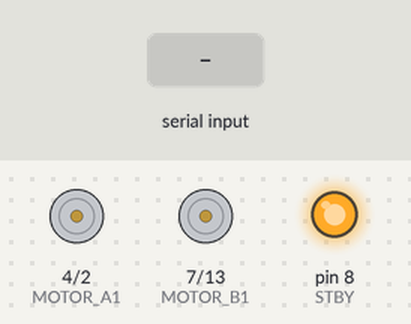
The sketch below on a simulated Arduino Uno, built with avr-gcc and run on an emulated ATmega328P. On the bench: motor-driver pin pairs drawn as motors (green arrow = first pin HIGH = forward, orange = second pin HIGH = backward, longer = more drive, scaled by the enable pin, stopped while the standby pin is LOW), output pins drawn as LEDs (lit = HIGH). Inputs (shaded band) come from the test bench. What the sketch prints to the serial monitor is not drawn.

Above: at 1.2 s.
1.3 s: "F,1\n" received over Serial
At 2.3 s:
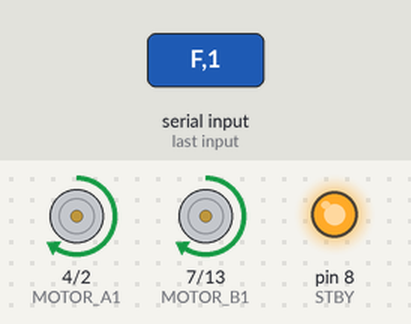
2.8 s: "B,1\n" received over Serial
At 3.5 s:
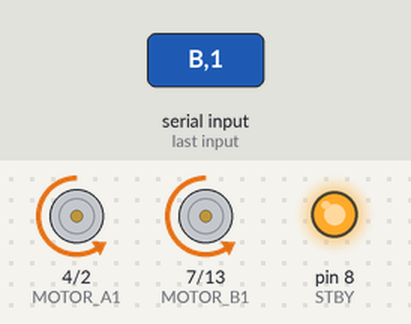
4.3 s: "L\n" received over Serial
At 4.6 s:
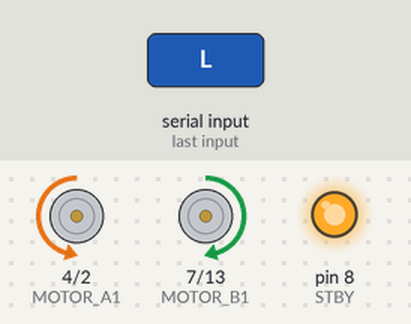
5.8 s: "R\n" received over Serial
At 6.9 s:
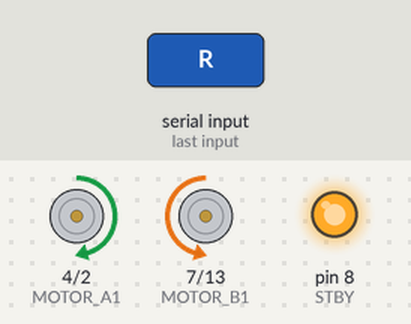
7.3 s: "FL\n" received over Serial
At 8.1 s:
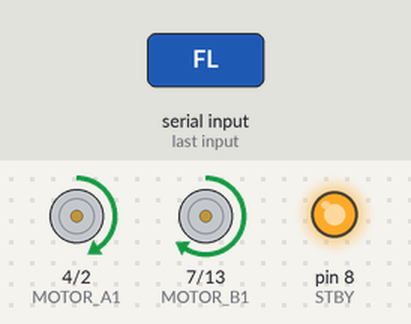
8.8 s: "F,150\n" received over Serial
At 9.3 s:
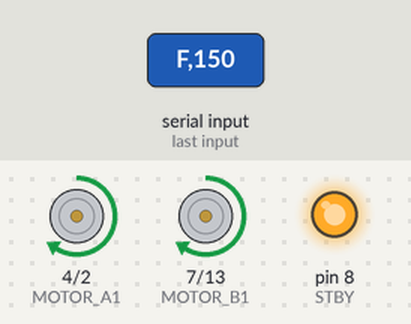
Timing chart, 0 to 11.3 s (numbered marks = the images above; inputs shaded):
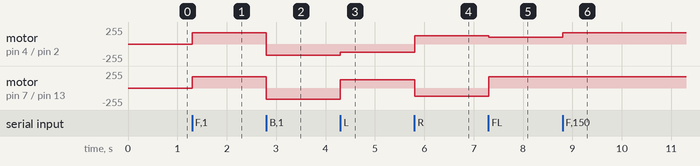

Measured:
- after the input at 1.3 s, motor on pin 4 (MOTOR_A1) / pin 2 (MOTOR_A2), motor on pin 7 (MOTOR_B1) / pin 13 (MOTOR_B2): stopped → forward 172/255 at once
- after the input at 2.8 s, motor on pin 4 (MOTOR_A1) / pin 2 (MOTOR_A2), motor on pin 7 (MOTOR_B1) / pin 13 (MOTOR_B2): forward 172/255 → backward 172/255 at once
- after the input at 4.3 s, motor on pin 4 (MOTOR_A1) / pin 2 (MOTOR_A2): backward 172/255 → backward 122/255 at once; motor on pin 7 (MOTOR_B1) / pin 13 (MOTOR_B2): backward 172/255 → forward 122/255 at once
- after the input at 5.8 s, motor on pin 4 (MOTOR_A1) / pin 2 (MOTOR_A2): backward 122/255 → forward 122/255 at once; motor on pin 7 (MOTOR_B1) / pin 13 (MOTOR_B2): forward 122/255 → backward 122/255 at once
- after the input at 7.3 s, motor on pin 4 (MOTOR_A1) / pin 2 (MOTOR_A2): forward 122/255 → forward 103/255 at once; motor on pin 7 (MOTOR_B1) / pin 13 (MOTOR_B2): backward 122/255 → forward 172/255 at once
- after the input at 8.8 s, motor on pin 4 (MOTOR_A1) / pin 2 (MOTOR_A2): forward 103/255 → forward 172/255 at once

The sketch:

robot_owen.ino
```cpp
#include <Servo.h>

// ============================================================
// PINES
// ============================================================
#define PWMA     5    // PWM canal izquierdo
#define MOTOR_A1 4
#define MOTOR_A2 2

#define PWMB     6    // PWM canal derecho
#define MOTOR_B1 7
#define MOTOR_B2 13

#define STBY     8    // Standby TB6612 (HIGH = activo)

#define SERVO_BASE   9
#define SERVO_BRAZO  10
#define SERVO_PINZA  11

// ============================================================
// CONSTANTES
// ============================================================
#define VELOCIDAD_MIN_PWM  50   // Por debajo de este PWM los motores no arrancan
#define SERVO_PASO         8    // Grados por comando de garra (antes 10, más fluido)
#define BOOST_DURACION_MS  250  // Cuánto dura el boost en SUMO
#define SERIAL_BAUD        9600

// ============================================================
// ESTADO GLOBAL
// ============================================================
int   velocidad   = 60;       // 0-100 (arranca con algo de velocidad)
String modo       = "CARRERA";
String lastCmd    = "";

// Servos
Servo servoBase;
Servo servoBrazo;
Servo servoPinza;

int anguloBase  = 90;
int anguloBrazo = 90;
int anguloPinza = 90;

// Boost SUMO
unsigned long boostTimer = 0;
bool boostActivo = false;

// ============================================================
// SETUP
// ============================================================
void setup() {
  Serial.begin(SERIAL_BAUD);

  // Pines motores
  pinMode(PWMA,     OUTPUT);
  pinMode(MOTOR_A1, OUTPUT);
  pinMode(MOTOR_A2, OUTPUT);
  pinMode(PWMB,     OUTPUT);
  pinMode(MOTOR_B1, OUTPUT);
  pinMode(MOTOR_B2, OUTPUT);
  pinMode(STBY,     OUTPUT);

  // Activar TB6612
  digitalWrite(STBY, HIGH);

  // Servos en posición central (no adjuntar hasta competencia GARRA)
  // Se adjuntan dinámicamente cuando llega "MODOGARRA"
  servoBase.write(anguloBase);
  servoBrazo.write(anguloBrazo);
  servoPinza.write(anguloPinza);

  detener();

  Serial.println("OWEN LISTO");
  Serial.print("Modo: ");
  Serial.println(modo);
}

// ============================================================
// LOOP
// ============================================================
void loop() {
  // Vencer boost si expiró
  if (boostActivo && (millis() - boostTimer > BOOST_DURACION_MS)) {
    boostActivo = false;
  }

  if (Serial.available()) {
    String cmd = Serial.readStringUntil('\n');
    cmd.trim();
    if (cmd.length() > 0) {
      procesarComando(cmd);
    }
  }
}

// ============================================================
// PROCESADOR DE COMANDOS
// ============================================================
void procesarComando(String cmd) {
  // Comando combinado (ej: "F,BOOST")
  int coma = cmd.indexOf(',');
  if (coma != -1) {
    procesarComando(cmd.substring(0, coma));
    procesarComando(cmd.substring(coma + 1));
    return;
  }

  // --- VELOCIDAD ---
  if (cmd.startsWith("V")) {
    int v = cmd.substring(1).toInt();
    velocidad = constrain(v, 0, 100);
    return; // No imprimir cada cambio de velocidad (llega cada 25ms)
  }

  // --- MODO ---
  if (cmd.startsWith("MODO")) {
    String nuevoModo = cmd.substring(4);
    if (nuevoModo != modo) {
      modo = nuevoModo;
      detener();

      if (modo == "GARRA") {
        adjuntarServos();
      } else {
        // Liberar servos cuando no se usan (evita zumbido y ahorra corriente)
        servoBase.detach();
        servoBrazo.detach();
        servoPinza.detach();
      }

      Serial.print("Modo: ");
      Serial.println(modo);
    }
    return;
  }

  // --- MOVIMIENTO ---
  if (cmd == "F")  { moverAdelante();         return; }
  if (cmd == "B")  { moverAtras();            return; }
  if (cmd == "L")  { girarIzquierda();        return; }
  if (cmd == "R")  { girarDerecha();          return; }
  if (cmd == "FL") { moverAdelanteIzquierda(); return; }
  if (cmd == "FR") { moverAdelanteDerecha();  return; }
  if (cmd == "BL") { moverAtrasIzquierda();   return; }
  if (cmd == "BR") { moverAtrasDerecha();     return; }
  if (cmd == "S")  { detener();               return; }

  // --- SUMO ESPECIALES ---
  if (cmd == "BOOST" && modo == "SUMO") {
    boostActivo = true;
    boostTimer  = millis();
    // El boost aumenta la velocidad efectiva; el movimiento
    // viene del comando de dirección que llega junto (F,BOOST)
    Serial.println("BOOST");
    return;
  }

  if (cmd == "LOCK" && modo == "SUMO") {
    // Frenazo brusco + pequeño impulso adelante para "clavar"
    detener();
    delay(30);
    setMotores(40, 40, true, true);
    delay(80);
    detener();
    Serial.println("LOCK");
    return;
  }

  // --- GARRA ---
  if (cmd == "GW") {
    anguloBrazo = constrain(anguloBrazo + SERVO_PASO, 0, 180);
    if (servoBrazo.attached()) servoBrazo.write(anguloBrazo);
    return;
  }
  if (cmd == "GS") {
    anguloBrazo = constrain(anguloBrazo - SERVO_PASO, 0, 180);
    if (servoBrazo.attached()) servoBrazo.write(anguloBrazo);
    return;
  }
  if (cmd == "GD") {
    anguloBase = constrain(anguloBase + SERVO_PASO, 0, 180);
    if (servoBase.attached()) servoBase.write(anguloBase);
    return;
  }
  if (cmd == "GA") {
    anguloBase = constrain(anguloBase - SERVO_PASO, 0, 180);
    if (servoBase.attached()) servoBase.write(anguloBase);
    return;
  }
  if (cmd == "STOP") {
    // La app manda STOP al soltar un botón de garra.
    // No detiene los motores de movimiento, solo "para" la garra
    // (los servos ya mantienen posición solos al dejar de escribir).
    return;
  }
  if (cmd == "ABRIR") {
    anguloPinza = 180;
    if (servoPinza.attached()) servoPinza.write(anguloPinza);
    Serial.println("Pinza: ABIERTA");
    return;
  }
  if (cmd == "CERRAR") {
    anguloPinza = 0;
    if (servoPinza.attached()) servoPinza.write(anguloPinza);
    Serial.println("Pinza: CERRADA");
    return;
  }
}

// ============================================================
// FUNCIONES DE MOVIMIENTO
// ============================================================

// Convierte velocidad 0-100 a PWM real con umbral de arranque
int velAPWM(int vel) {
  if (vel <= 0) return 0;
  // Mapear 1-100 al rango VELOCIDAD_MIN_PWM..255
  return map(constrain(vel, 1, 100), 1, 100, VELOCIDAD_MIN_PWM, 255);
}

// Núcleo: escribe directamente a los dos canales
// pwmA, pwmB: ya en escala 0-255
// adelA, adelB: true = adelante, false = atrás
void setMotores(int pwmA, int pwmB, bool adelA, bool adelB) {
  analogWrite(PWMA, constrain(pwmA, 0, 255));
  analogWrite(PWMB, constrain(pwmB, 0, 255));

  digitalWrite(MOTOR_A1, adelA ? HIGH : LOW);
  digitalWrite(MOTOR_A2, adelA ? LOW  : HIGH);

  digitalWrite(MOTOR_B1, adelB ? HIGH : LOW);
  digitalWrite(MOTOR_B2, adelB ? LOW  : HIGH);
}

// Velocidad efectiva considerando boost
int velEfectiva() {
  if (boostActivo && modo == "SUMO") {
    return constrain(velocidad + 30, 0, 100);
  }
  return velocidad;
}

void moverAdelante() {
  int pwm = velAPWM(velEfectiva());
  setMotores(pwm, pwm, true, true);
}

void moverAtras() {
  int pwm = velAPWM(velEfectiva());
  setMotores(pwm, pwm, false, false);
}

void girarIzquierda() {
  // Giro en punto: izq. atrás, der. adelante
  // En CARRERA: más rápido (factor 0.7 del original era 0.5, subo un poco)
  // En SUMO: más lento para no perder adherencia
  float factor = (modo == "CARRERA") ? 0.6 : 0.85;
  int pwm = velAPWM(velEfectiva() * factor);
  setMotores(pwm, pwm, false, true);
}

void girarDerecha() {
  float factor = (modo == "CARRERA") ? 0.6 : 0.85;
  int pwm = velAPWM(velEfectiva() * factor);
  setMotores(pwm, pwm, true, false);
}

// Diagonales: un lado va a velocidad plena, el otro reducida
// Cuanto más reducido el factor, más cerrada la curva
void moverAdelanteIzquierda() {
  int pwmFull    = velAPWM(velEfectiva());
  int pwmReducido = velAPWM(velEfectiva() * 0.45);
  setMotores(pwmReducido, pwmFull, true, true);  // izq. más lento
}

void moverAdelanteDerecha() {
  int pwmFull    = velAPWM(velEfectiva());
  int pwmReducido = velAPWM(velEfectiva() * 0.45);
  setMotores(pwmFull, pwmReducido, true, true);  // der. más lento
}

void moverAtrasIzquierda() {
  int pwmFull    = velAPWM(velEfectiva());
  int pwmReducido = velAPWM(velEfectiva() * 0.45);
  setMotores(pwmReducido, pwmFull, false, false);
}

void moverAtrasDerecha() {
  int pwmFull    = velAPWM(velEfectiva());
  int pwmReducido = velAPWM(velEfectiva() * 0.45);
  setMotores(pwmFull, pwmReducido, false, false);
}

void detener() {
  analogWrite(PWMA, 0);
  analogWrite(PWMB, 0);
  digitalWrite(MOTOR_A1, LOW);
  digitalWrite(MOTOR_A2, LOW);
  digitalWrite(MOTOR_B1, LOW);
  digitalWrite(MOTOR_B2, LOW);
}

// ============================================================
// SERVOS
// ============================================================
void adjuntarServos() {
  servoBase.attach(SERVO_BASE);
  servoBrazo.attach(SERVO_BRAZO);
  servoPinza.attach(SERVO_PINZA);

  // Restaurar posición guardada
  servoBase.write(anguloBase);
  servoBrazo.write(anguloBrazo);
  servoPinza.write(anguloPinza);

  Serial.println("Servos: ACTIVOS");
}
```
